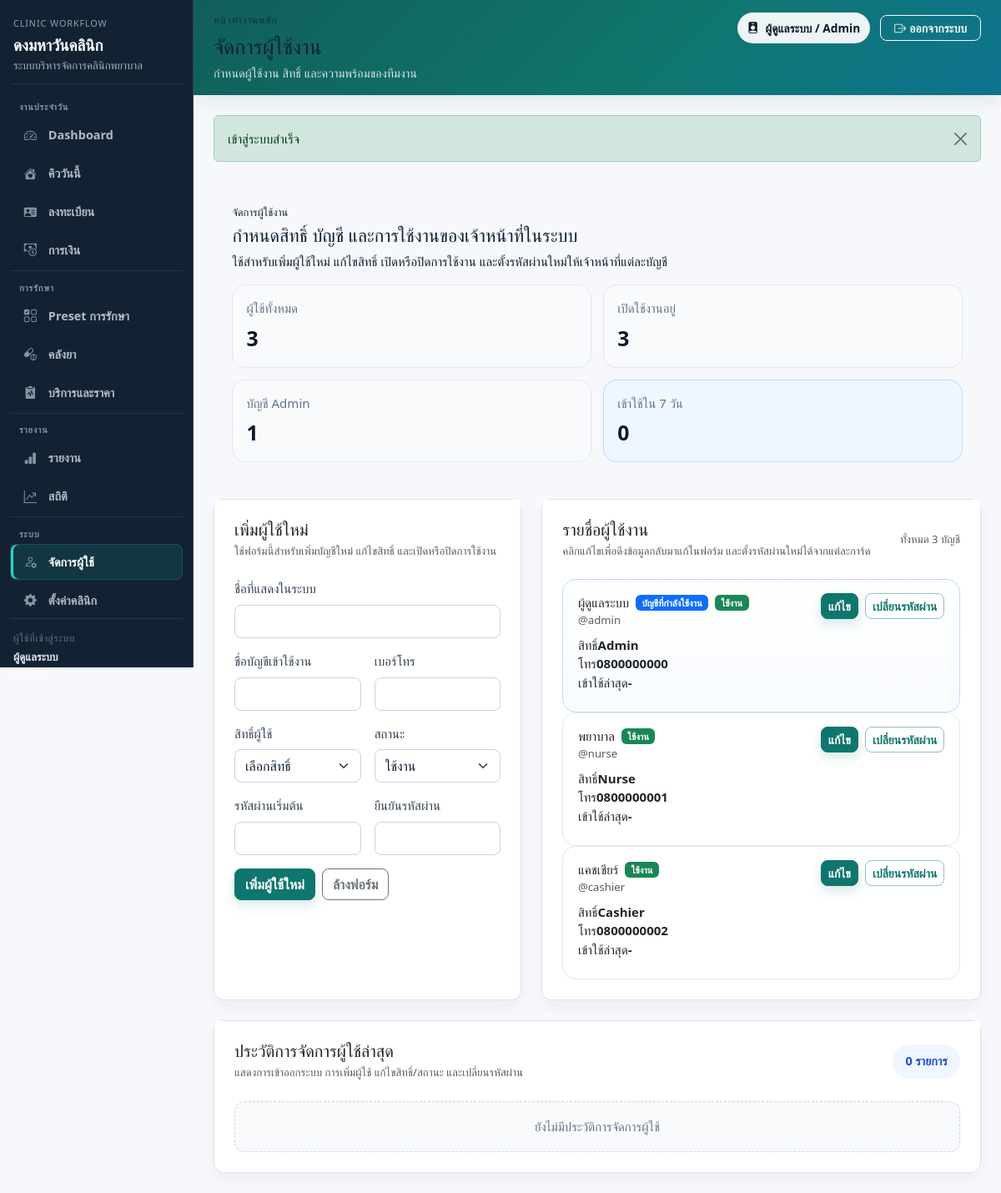
The app's page /index.php?page=users (signed in) with its own data.
### tables this page shows
CREATE TABLE `system_settings` (
  `id` bigint unsigned NOT NULL AUTO_INCREMENT,
  `clinic_name` varchar(200) NOT NULL,
  `clinic_address` text DEFAULT NULL,
  `clinic_phone` varchar(50) DEFAULT NULL,
  `clinic_tax_id` varchar(50) DEFAULT NULL,
  `receipt_logo_text` varchar(80) DEFAULT NULL,
  `receipt_footer` text DEFAULT NULL,
  `receipt_prefix` varchar(20) NOT NULL DEFAULT 'RC',
  `hn_prefix` varchar(20) NOT NULL DEFAULT 'HN',
  `expiry_alert_days` int NOT NULL DEFAULT 30,
  `queue_note` varchar(255) DEFAULT NULL,
  `created_at` datetime DEFAULT CURRENT_TIMESTAMP,
  `updated_at` datetime DEFAULT CURRENT_TIMESTAMP ON UPDATE CURRENT_TIMESTAMP,
  PRIMARY KEY (`id`)
);

CREATE TABLE `users` (
  `id` bigint unsigned NOT NULL AUTO_INCREMENT,
  `role_id` tinyint unsigned NOT NULL,
  `full_name` varchar(150) NOT NULL,
  `username` varchar(100) NOT NULL,
  `password_hash` varchar(255) NOT NULL,
  `phone` varchar(30) DEFAULT NULL,
  `is_active` tinyint(1) NOT NULL DEFAULT 1,
  `last_login_at` datetime DEFAULT NULL,
  `created_at` datetime DEFAULT CURRENT_TIMESTAMP,
  `updated_at` datetime DEFAULT CURRENT_TIMESTAMP ON UPDATE CURRENT_TIMESTAMP,
  PRIMARY KEY (`id`),
  UNIQUE KEY `uk_users_username` (`username`),
  KEY `idx_users_role_id` (`role_id`),
  CONSTRAINT `fk_users_role_id` FOREIGN KEY (`role_id`) REFERENCES `roles` (`id`)
);

CREATE TABLE `roles` (
  `id` tinyint unsigned NOT NULL AUTO_INCREMENT,
  `role_code` varchar(30) NOT NULL,
  `role_name` varchar(100) NOT NULL,
  `created_at` datetime DEFAULT CURRENT_TIMESTAMP,
  `updated_at` datetime DEFAULT CURRENT_TIMESTAMP ON UPDATE CURRENT_TIMESTAMP,
  PRIMARY KEY (`id`),
  UNIQUE KEY `uk_roles_role_code` (`role_code`)
);

### app/Views/users/index.php (the view, shortened to what the rows shown need)
<?php
$isEditing = is_array($editingUser ?? null);
$currentUser = current_user();
?>
<div class="d-grid gap-4">
    <section class="page-hero-card">
        <div class="page-hero-layout">
            <div>
                <h1 class="page-hero-title">กำหนดสิทธิ์ บัญชี และการใช้งานของเจ้าหน้าที่ในระบบ</h1>
            </div>
            <div class="report-summary-grid">
                <div class="report-summary-card">
                    <span>บัญชี Admin</span>
                    <strong><?= e((string) ($summary['admin_users'] ?? 0)) ?></strong>
                </div>
            </div>
        </div>
    </section>
    <div class="row g-4">
        <div class="col-xl-5">
            <div class="card section-card h-100">
                <div class="card-header bg-white border-0 pt-4 px-4">
                    <h2 class="h5 mb-1"><?= $isEditing ? 'แก้ไขผู้ใช้' : 'เพิ่มผู้ใช้ใหม่' ?></h2>
                </div>
            </div>
        </div>
        <div class="col-xl-7">
            <div class="card section-card h-100">
                <div class="card-header bg-white border-0 pt-4 px-4 d-flex justify-content-between align-items-center gap-3 flex-wrap">
                    <div>
                        <h2 class="h5 mb-1">รายชื่อผู้ใช้งาน</h2>
                    </div>
                </div>
                <div class="card-body px-4 pb-4">
                    <div class="patient-card-list">
                        <?php foreach ($users as $userRow): ?>
                            <?php $isCurrent = (int) $userRow['id'] === (int) ($currentUser['id'] ?? 0); ?>
                            <div class="user-card <?= $isCurrent ? 'user-card-current' : '' ?>">
                                <div class="d-flex justify-content-between align-items-start gap-3 flex-wrap">
                                    <div>
                                        <div class="patient-result-title d-flex align-items-center gap-2 flex-wrap">
                                            <span><?= e($userRow['full_name']) ?></span>
                                            <?php if ($isCurrent): ?>
                                                <span class="badge text-bg-primary">บัญชีที่กำลังใช้งาน</span>
                                            <?php endif; ?>
                                            <?php if ((int) $userRow['is_active'] !== 1): ?>
                                                <span class="badge text-bg-danger">ปิดใช้งาน</span>
                                            <?php else: ?>
                                                <span class="badge text-bg-success">ใช้งาน</span>
                                            <?php endif; ?>
                                        </div>
                                        <div class="small text-muted mb-2">@<?= e($userRow['username']) ?></div>
                                        <div class="patient-meta-row mb-2">
                                            <div><span>สิทธิ์</span><strong><?= e($userRow['role_name']) ?></strong></div>
                                            <div><span>โทร</span><strong><?= e($userRow['phone'] ?: '-') ?></strong></div>
                                            <div><span>เข้าใช้ล่าสุด</span><strong><?= e($userRow['last_login_at'] ? thai_date($userRow['last_login_at']) : '-') ?></strong></div>
                                        </div>
                                    </div>
                                    <div class="d-flex gap-2 flex-wrap user-card-actions">
                                        <a href="<?= e(route_url('users', ['edit' => $userRow['id']])) ?>" class="btn btn-primary btn-sm">แก้ไข</a>
                                        <button class="btn btn-outline-primary btn-sm" type="button" data-bs-toggle="collapse" data-bs-target="#password-form-<?= e((string) $userRow['id']) ?>">เปลี่ยนรหัสผ่าน</button>
                                    </div>
                                </div>
                            </div>
                        <?php endforeach; ?>
                    </div>
                </div>
            </div>
        </div>
    </div>
    <div class="row justify-content-center">
        <div class="col-12">
            <div class="card section-card">
                <div class="card-header bg-white border-0 pt-4 px-4 d-flex justify-content-between align-items-center gap-3 flex-wrap">
                    <div>
                        <h2 class="h5 mb-1">ประวัติการจัดการผู้ใช้ล่าสุด</h2>
                    </div>
                </div>
            </div>
        </div>
    </div>
</div>

### app/Views/layouts/app.php (shortened to what the rows shown need)
<?php
$user = current_user();
$clinicName = (string) system_setting('clinic_name', config('app.name'));
$currentPage = current_page();
$pageTitleText = (string) ($pageTitle ?? $clinicName);
$workflowCompactPages = ['appointments', 'queue', 'queue-exam', 'payments', 'import', 'pharmacy', 'pharmacy-labels', 'treatment-presets', 'dashboard'];
$defaultTopbarMode = in_array($currentPage, $workflowCompactPages, true) ? 'compact' : 'default';
$pageTopbarMode = (string) ($pageTopbarMode ?? $defaultTopbarMode);
?>
<!doctype html>
<html lang="th">
<head>
    <link href="https://cdn.jsdelivr.net/npm/bootstrap@5.3.3/dist/css/bootstrap.min.css" rel="stylesheet">
    <link href="https://cdn.jsdelivr.net/npm/bootstrap-icons@1.11.3/font/bootstrap-icons.css" rel="stylesheet">
    <link href="<?= e(app_url('assets/css/app.css')) ?>" rel="stylesheet">
</head>
<body>
<div class="app-shell">
    <aside class="app-sidebar sidebar">
        <div class="sidebar-inner">
            <div class="sidebar-brand text-white">
                <div class="sidebar-kicker">Clinic Workflow</div>
                <h4 class="mb-1"><?= e($clinicName) ?></h4>
                <div class="sidebar-subtitle">ระบบบริหารจัดการคลินิกพยาบาล</div>
            </div>
            <div class="sidebar-footer text-white-50 small">
                <div class="sidebar-footer-label">ผู้ใช้ที่เข้าสู่ระบบ</div>
                <div class="sidebar-footer-name"><?= e($user['full_name'] ?? '-') ?></div>
                <div class="sidebar-footer-role"><?= e($user['role_name'] ?? '-') ?></div>
            </div>
        </div>
    </aside>
    <main class="app-main-shell">
        <div class="brand-gradient app-topbar <?= $pageTopbarMode === 'compact' ? 'app-topbar-compact' : '' ?>">
            <div class="app-topbar-inner">
                <div>
                    <?php if ($pageTopbarMode === 'compact'): ?>
                        <div class="topbar-kicker">Nurse Station</div>
                        <div class="topbar-compact-label"><?= e($pageTitleText) ?></div>
                    <?php else: ?>
                        <h1 class="h3 mb-2"><?= e($pageTitleText) ?></h1>
                    <?php endif; ?>
                </div>
                <div class="topbar-actions">
                    <span class="topbar-user-badge">
                        <i class="bi bi-person-badge-fill"></i>
                        <span><?= e($user['full_name'] ?? '') ?> / <?= e($user['role_name'] ?? '') ?></span>
                    </span>
                </div>
            </div>
        </div>
        <div class="app-content px-3 px-lg-4 py-4">
            <?= $content ?>
        </div>
    </main>
</div>
</body>
</html>

### records on screen
system_settings: clinic_name "ดงมหาวันคลินิก"
users: full_name "ผู้ดูแลระบบ", shows "บัญชีที่กำลังใช้งาน", is_active "ใช้งาน", username "admin", role.role_name "Admin", phone "0800000000", last_login_at "-"
roles: role_name "Admin"
users: is_active "1", full_name "แคชเชียร์", shows "ใช้งาน", username "cashier", role.role_name "Cashier", phone "0800000002", last_login_at "-"
users: full_name "พยาบาล", is_active "ใช้งาน", username "nurse", role.role_name "Nurse", phone "0800000001", last_login_at "-"

### other values on screen
$navGroup['label'] "งานประจำวัน"
$navItem['label'] "Dashboard"
$navItem['label'] "คิววันนี้"
$navItem['label'] "ลงทะเบียน"
$navItem['label'] "การเงิน"
$navGroup['label'] "การรักษา"
$navItem['label'] "Preset การรักษา"
$navItem['label'] "คลังยา"
$navItem['label'] "บริการและราคา"
$navGroup['label'] "รายงาน"
$navItem['label'] "รายงาน"
$navItem['label'] "สถิติ"
$navGroup['label'] "ระบบ"
$navItem['label'] "จัดการผู้ใช้"
$navItem['label'] "ตั้งค่าคลินิก"
